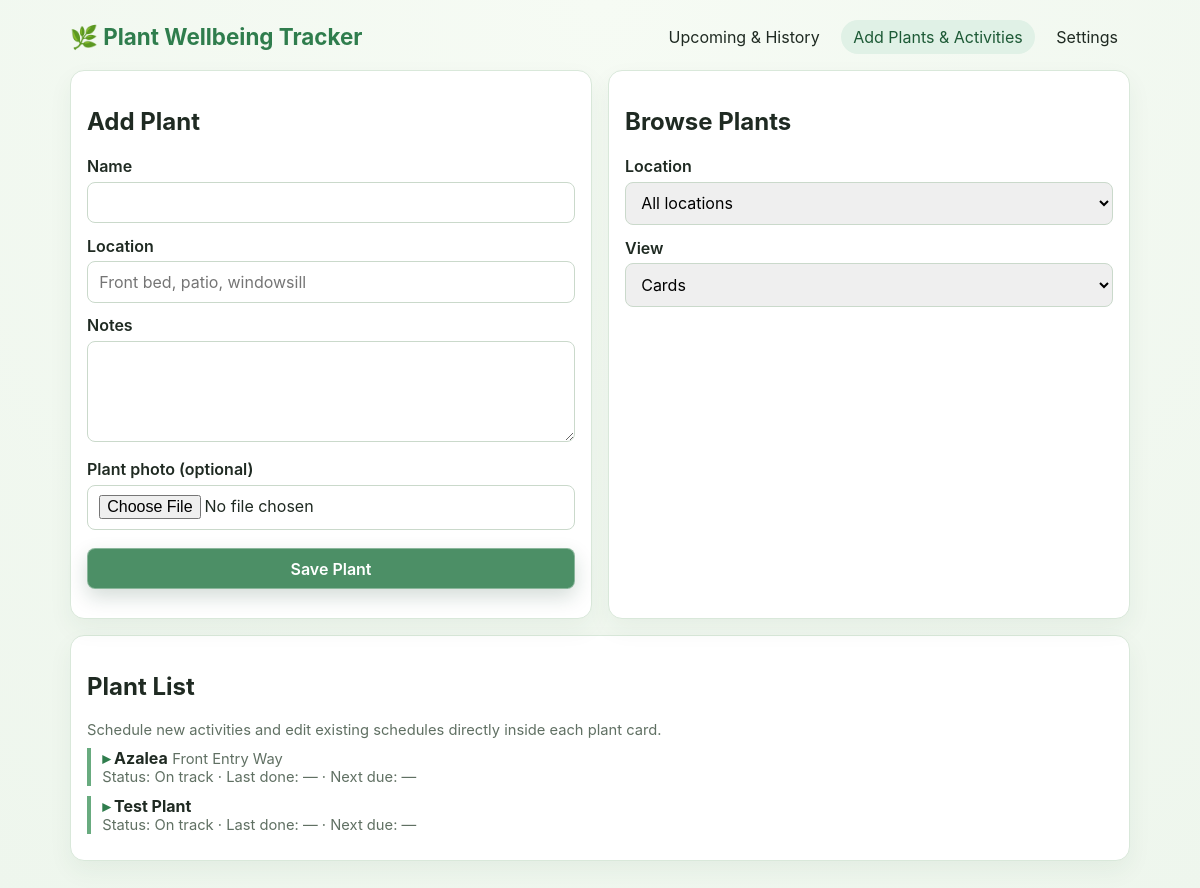
The app's page /add, older data.
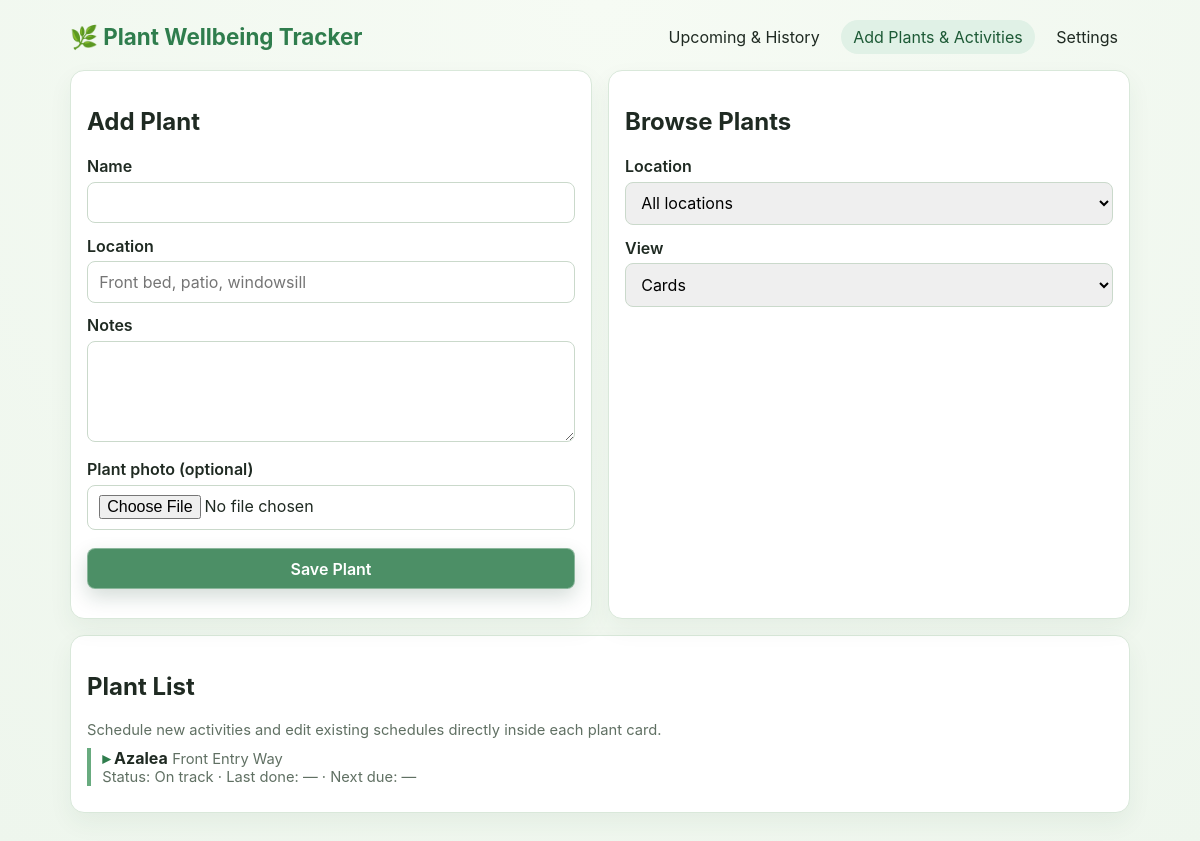
The same page, newer data.
### app.py (models this page shows)
class Plant(db.Model):
    id = db.Column(db.Integer, primary_key=True)
    name = db.Column(db.String(120), nullable=False)
    location = db.Column(db.String(120), nullable=True)
    notes = db.Column(db.Text, nullable=True)
    image_path = db.Column(db.String(255), nullable=True)
    archived_on = db.Column(db.Date, nullable=True)
    tasks = db.relationship('Task', backref='plant', cascade='all,delete-orphan', lazy=True)
    photos = db.relationship('PlantPhoto', backref='plant', cascade='all,delete-orphan', lazy=True)

### app.py (the view)
@app.route('/add')
def add_page():
    location_filter = request.args.get('location', '').strip()
    view_mode = request.args.get('view', 'cards')
    plants_q = Plant.query.filter(Plant.archived_on.is_(None))
    if location_filter:
        plants_q = plants_q.filter(Plant.location == location_filter)
    plants = plants_q.order_by(Plant.name.asc()).all()
    archived_plants = Plant.query.filter(Plant.archived_on.isnot(None)).order_by(Plant.name.asc()).all()
    locations = [row[0] for row in db.session.query(Plant.location).filter(Plant.location.isnot(None), Plant.location != '').distinct().all()]
    care_summaries = {plant.id: _plant_care_summary(plant) for plant in plants}
    today = date.today()
    return render_template(
        'add.html',
        plants=plants,
        archived_plants=archived_plants,
        active_page='add',
        care_summaries=care_summaries,
        locations=locations,
        location_filter=location_filter,
        view_mode=view_mode,
        today=today,
    )

### app.py (called while the page is built)
def _plant_care_summary(plant: Plant):
    open_tasks = [t for t in plant.tasks if t.completed_on is None]
    completed_tasks = [t for t in plant.tasks if t.completed_on]
    next_due = min((t.due_date for t in open_tasks), default=None)
    last_done = max((t.completed_on for t in completed_tasks), default=None)
    today = date.today()
    if next_due is None:
        status = 'On track'
    elif next_due < today:
        status = 'Overdue'
    elif next_due <= today + timedelta(days=3):
        status = 'Due soon'
    else:
        status = 'On track'
    return {'next_due': next_due, 'last_done': last_done, 'status': status}

def _initialize_database() -> None:
    global _schema_initialized
    if _schema_initialized:
        return
    with app.app_context():
        db.create_all()
        _ensure_schema_updates()
    _schema_initialized = True

@app.before_request
def _initialize_database_before_request():
    _initialize_database()

### templates/add.html (shortened to what this page needs)
{% extends 'base.html' %}
{% block content %}
<div class="grid">
  <div class="card">
    <h2>Add Plant</h2>
    <form method="post" action="{{ url_for('add_plant') }}" enctype="multipart/form-data">
      <label for="new-name">Name</label><input id="new-name" name="name" required />
      <label for="new-location">Location</label><input id="new-location" name="location" placeholder="Front bed, patio, windowsill" />
      <label for="new-notes">Notes</label><textarea id="new-notes" name="notes" rows="4"></textarea>
      <label for="new-image">Plant photo (optional)</label><input id="new-image" name="image" type="file" accept="image/png,image/jpeg,image/gif,image/webp" />
      <button type="submit">Save Plant</button>
    </form>
  </div>
  <div class="card">
    <h2>Browse Plants</h2>
    <form method="get" action="{{ url_for('add_page') }}">
      <label for="filter-location">Location</label>
      <select id="filter-location" name="location" onchange="this.form.submit()"><option value="">All locations</option></select>
      <label for="filter-view">View</label>
      <select id="filter-view" name="view" onchange="this.form.submit()"><option value="cards" {{ 'selected' if view_mode=='cards' else '' }}>Cards</option></select>
    </form>
  </div>
</div>
<div class="card">
<h2>Plant List</h2>
<div class="small">Schedule new activities and edit existing schedules directly inside each plant card.</div>
{% if view_mode == 'table' %}
<div style="overflow-x:auto;">
<table style="width:100%; border-collapse: collapse; min-width: 660px;">
  <tr style="position: sticky; top: 0; background: #edf5ee; z-index: 1;"><th style="text-align:left; padding:.55rem; border-bottom:1px solid #cddfce;">Name</th><th style="text-align:left; padding:.55rem; border-bottom:1px solid #cddfce;">Status</th><th style="text-align:left; padding:.55rem; border-bottom:1px solid #cddfce;">Last done</th><th style="text-align:left; padding:.55rem; border-bottom:1px solid #cddfce;">Next due</th></tr>
{% for plant in plants %}{% set summary = care_summaries[plant.id] %}<tr style="background: {{ '#fafdf9' if loop.index is odd else '#f2f8f2' }};"><td style="padding:.5rem .55rem;">{{ plant.name }}</td><td style="padding:.5rem .55rem;">{{ summary.status }}</td><td style="padding:.5rem .55rem;">{{ summary.last_done.isoformat() if summary.last_done else '—' }}</td><td style="padding:.5rem .55rem;">{{ summary.next_due.isoformat() if summary.next_due else '—' }}</td></tr>{% endfor %}
</table>
</div>
{% else %}
{% for plant in plants %}
{% set summary = care_summaries[plant.id] %}
<details class="task task-collapsible">
<summary>
  <strong>{{ plant.name }}</strong> <span class="small">{{ plant.location }}</span>
  <div class="small">Status: <span class="badge">{{ summary.status }}</span> · Last done: {{ summary.last_done.isoformat() if summary.last_done else '—' }} · Next due: {{ summary.next_due.isoformat() if summary.next_due else '—' }}</div>
</summary>
</details>
{% endfor %}
{% endif %}
</div>
{% endblock %}

### templates/base.html (shortened to what this page needs)
<!doctype html>
<html lang="en">
<head>
</head>
<body>
  <div class="container">
    <div class="topbar">
      <div class="brand">🌿 Plant Wellbeing Tracker</div>
      <nav class="nav">
        <a class="{{ 'active' if active_page == 'upcoming' else '' }}" href="{{ url_for('upcoming_page') }}">Upcoming & History</a>
        <a class="{{ 'active' if active_page == 'add' else '' }}" href="{{ url_for('add_page') }}">Add Plants & Activities</a>
        <a class="{{ 'active' if active_page == 'settings' else '' }}" href="{{ url_for('settings_page') }}">Settings</a>
      </nav>
    </div>
    {% block content %}{% endblock %}
  </div>
</body>
</html>

### templates/base.html (style rules this page uses)
:root { --bg: #eef6ed; --card: #ffffff; --accent: #2f7d4d; --accent-soft: #e0f1e6; --text: #1f2a22; --muted: #607063; --warn: #d04848; --warn-soft: #fdecec; --warn-border: #f8caca; --border: #d9e8da; }
* { box-sizing: border-box; }
body { font-family: "Inter", "Segoe UI", system-ui, sans-serif; margin: 0; background: radial-gradient(circle at top, #f6fbf4, var(--bg)); color: var(--text); }
.container { max-width: 1100px; margin: 0 auto; padding: 1.25rem; }
.topbar { display: flex; justify-content: space-between; align-items: center; gap: 1rem; margin-bottom: 1rem; }
.brand { font-size: 1.4rem; font-weight: 700; color: var(--accent); }
.nav { display: flex; flex-wrap: wrap; gap: .4rem .6rem; }
.nav a { text-decoration: none; color: var(--text); padding: .45rem .75rem; border-radius: 999px; display: inline-block; }
.nav a.active, .nav a:hover { background: var(--accent-soft); color: #1d5a36; }
.card { background: var(--card); border: 1px solid var(--border); border-radius: 14px; padding: 1rem; margin-bottom: 1rem; box-shadow: 0 10px 25px rgba(33, 83, 52, 0.06); }
.grid { display: grid; grid-template-columns: 1fr 1fr; gap: 1rem; }
input, textarea, select, button { width: 100%; padding: .6rem .7rem; margin-top: .35rem; margin-bottom: .8rem; border-radius: 8px; border: 1px solid #cad9cb; font: inherit; }
label { font-weight: 600; }
button { background: rgba(47, 125, 77, 0.86); color: white; border: 1px solid rgba(255,255,255,.35); font-weight: 600; cursor: pointer; backdrop-filter: blur(4px); -webkit-backdrop-filter: blur(4px); box-shadow: 0 8px 20px rgba(18, 63, 39, .18); transition: transform .14s ease, filter .14s ease, box-shadow .14s ease; }
.task { border-left: 4px solid #68ab7f; padding-left: .7rem; margin: .6rem 0; }
.task-collapsible summary { list-style: none; cursor: pointer; }
.task-collapsible summary strong::before { content: "▾ "; color: var(--accent); }
.task-collapsible:not([open]) summary strong::before { content: "▸ "; }
.small { color: var(--muted); font-size: .92rem; }

Row changes from the older to the newer data that the page shows:
removed Plant: name "Test Plant", status "On track", last_done "—", next_due "—"
